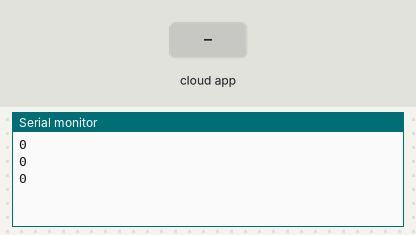
Bench run of a sketch on a simulated ESP8266 (NodeMCU). On the bench: the last lines printed to the serial monitor. The inputs (shaded band) are chosen by the test bench. WiFi joins after 1.5 s; servers stay silent unless stated; the Firebase database answers and starts empty.

Above: at 1.2 s.
1.3 s: the phone or cloud app sets PressureChamber to 1
At 1.71 s:
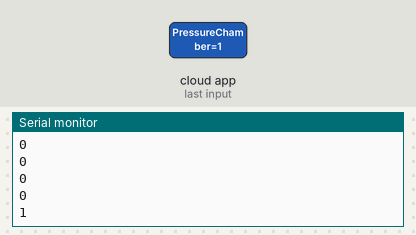
2.8 s: the phone or cloud app sets PressureChamber to 90
At 3.21 s:
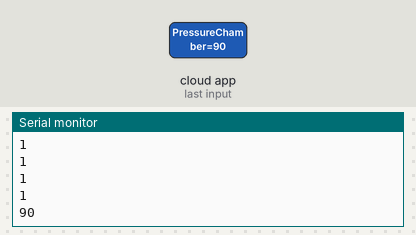
Timing chart, 0 to 5.8 s (numbered marks = the images above; inputs shaded):
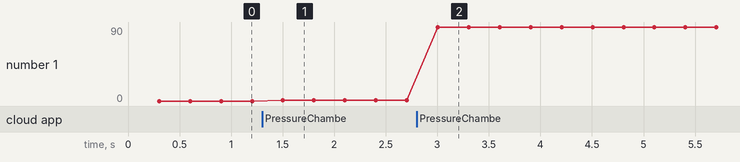

Measured:
- after the input at 1.3 s, the serial monitor: prints a new line after 0.20 s (image 1)
- after the input at 2.8 s, the serial monitor: prints a new line after 0.20 s (image 2)
- plotted number 1: 0 → 1 after the input at 1.3 s, 1 → 90 after the input at 2.8 s

The sketch:

NodeMCUCodePressure.ino
```cpp
#include <ESP8266WiFi.h>
#include <FirebaseArduino.h>
#include <SoftwareSerial.h>
SoftwareSerial serial(D6,D5);

#define FIREBASE_HOST "smart-water-monitoring-s-bd2ac-default-rtdb.firebaseio.com"
#define FIREBASE_AUTH "7cSh3kQPm5k0ll1QD5iYzmXMZ8okYezPscR0B6oo"
#define WIFI_SSID "POCOPHONE"
#define WIFI_PASSWORD "YXH7VCLLNPJX"

int chStat=2;

void setup() {
  serial.begin(9600);
  Serial.begin(9600);

  WiFi.begin(WIFI_SSID, WIFI_PASSWORD);
  Firebase.begin(FIREBASE_HOST, FIREBASE_AUTH);
}

void loop() {
     serial.write(Firebase.getInt("PressureChamber"));
     Serial.println(Firebase.getInt("PressureChamber"));
     /*if(Firebase.getInt("PressureChamber")==1){
      if(chStat==0 or 2){
         serial.write(Firebase.getInt("PressureChamber"));
        delay(75000);
        Firebase.setInt("PressureChamber",0);
        chStat=1;
        } else {
          Firebase.setInt("PressureChamber",0);
        }
      }
     if(Firebase.getInt("PressureChamber")==2){
      if(chStat==1 or 2){
         serial.write(Firebase.getInt("PressureChamber"));
        delay(75000);
        Firebase.setInt("PressureChamber",0);
        chStat=0;
        } else {
          Firebase.setInt("PressureChamber",0);
        }
      }
      if(Firebase.getInt("PressureChamber")==0){
        serial.write(Firebase.getInt("PressureChamber"));
      }

     Serial.println(Firebase.getInt("PressureChamber"));

     if (Firebase.failed()) {
     Serial.print("Error");
     Serial.println(Firebase.error());

     return;
 }
 */
}
```
